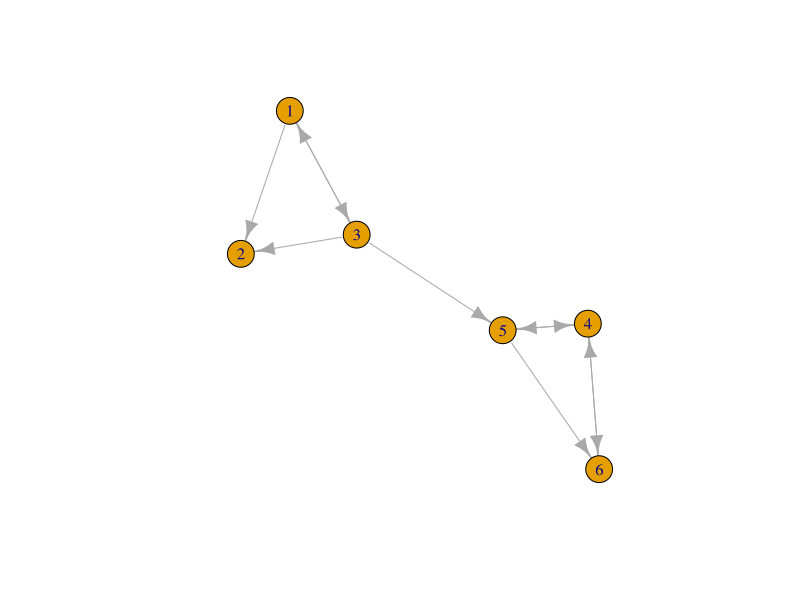

This chart was generated by the following R code:
## ---- chunk 1
knitr::opts_chunk$set(echo = TRUE)
library(dplyr)
library(ggplot2)
library(igraph)
library(matrixcalc)
## ---- chunk 2
n = 6

A <- matrix(c(0, 1/2, 1/2, 0, 0, 0,
              0, 0, 0, 0, 0, 0,
              1/3, 1/3, 0, 0, 1/3, 0,
              0, 0, 0, 0, 1/2, 1/2,
              0, 0, 0, 1/2, 0, 1/2,
              0, 0, 0, 1, 0, 0),
            ncol = n, byrow = FALSE)
## ---- chunk 3
B <- 0.85 * A + 0.15 / n
colSums(B)
## ---- chunk 4
A[,2] <- rep(1/6, 6)
B <- 0.85 * A + 0.15 / n

colSums(A)
## ---- chunk 5
r <- rep(1/n, n)
matrix.power(B, 1000) %*% r
## ---- chunk 6
eig_B <- eigen(B)

eig_B$values[1]
eig_B$vectors[,1]/2
## ---- chunk 7
edges <- matrix(c(1, 2, 1/2,
                  1, 3, 1/2,
                  3, 1, 1/3,
                  3, 2, 1/3,
                  3, 5, 1/3,
                  4, 5, 1/2,
                  4, 6, 1/2,
                  5, 4, 1/2,
                  5, 6, 1/2,
                  6, 4, 1),
                ncol = 3, byrow = TRUE)

edges_1 <- c(1,2,1,3,3,1,3,2,3,5,4,5,4,6,5,4,5,6,6,4)

g <- graph(edges_1) 
g <- set_edge_attr(g, "w", value = edges[,3])

plot(g)
page.rank(g)
